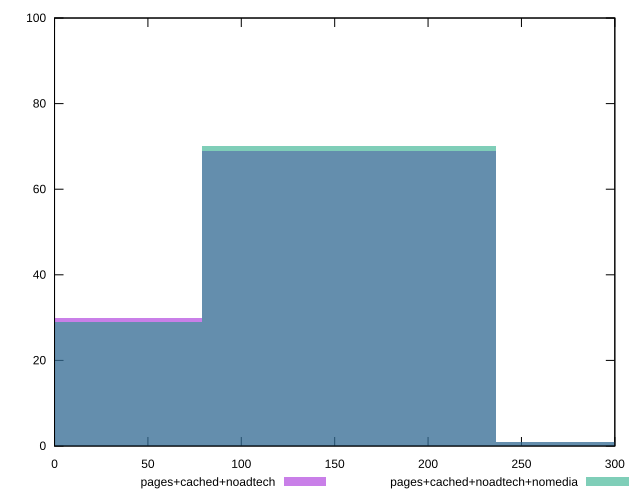

Recreate this plot in gnuplot.
reset

$pagesCachedNoadtech <<EOF
0 30
157.70326347933928 69
315.40652695867857 1
EOF

$pagesCachedNoadtechNomedia <<EOF
315.40652695867857 1
157.70326347933928 70
0 29
EOF

set key outside below
set boxwidth 157.70326347933928
set xrange [0:300]
set yrange [0:100]
set trange [0:100]
set style fill transparent solid 0.5 noborder
set terminal svg size 640, 500 enhanced background rgb 'white'
set output "report_00018_2021-02-10T15-25-16.877Z/unused-css-rules/comparison/histogram/2_vs_3.svg"

plot $pagesCachedNoadtech title "pages+cached+noadtech" with boxes, \
     $pagesCachedNoadtechNomedia title "pages+cached+noadtech+nomedia" with boxes

reset
